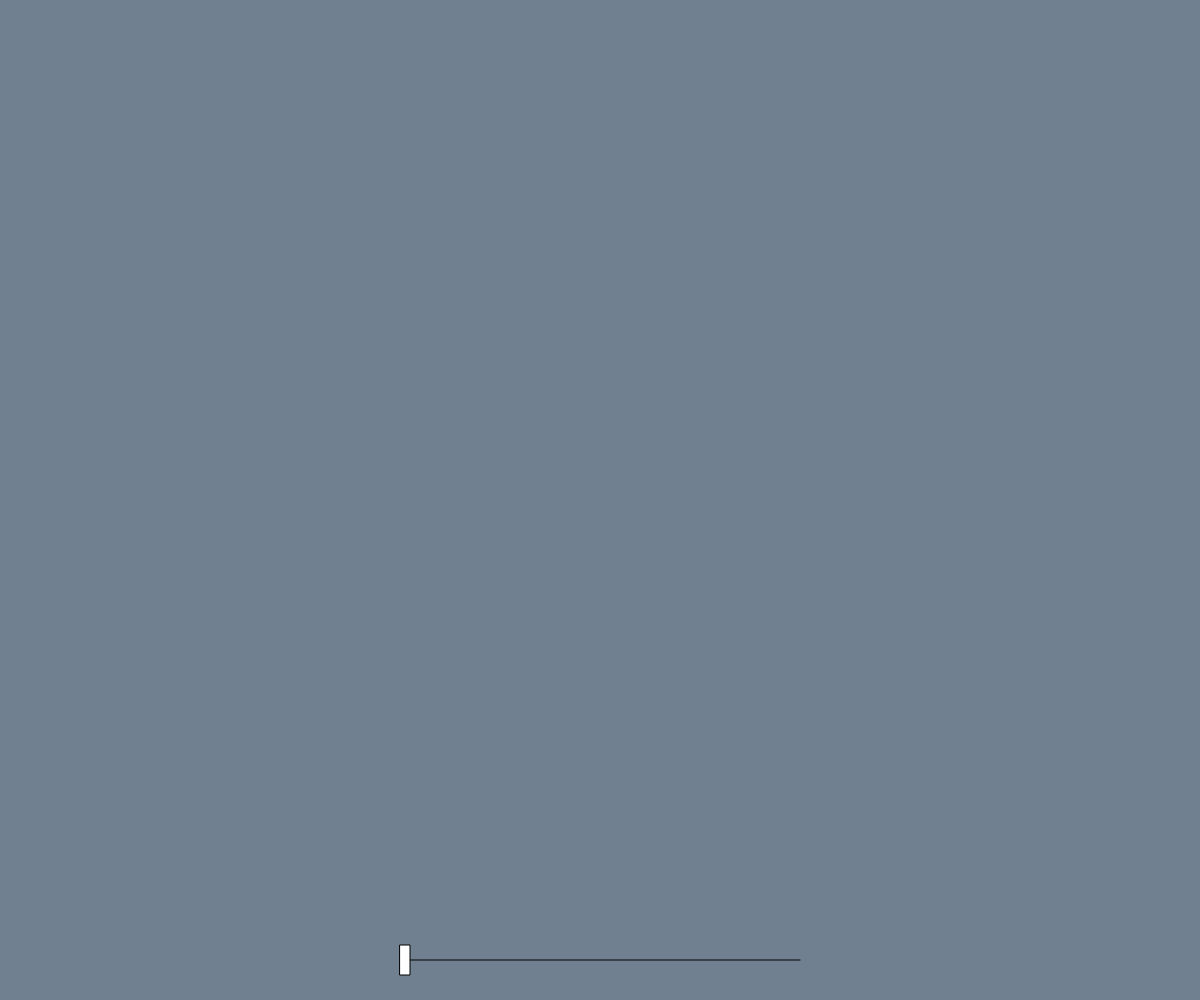
Frame 1 (no input)
Frame 60 (no input): identical to frame 1, image omitted
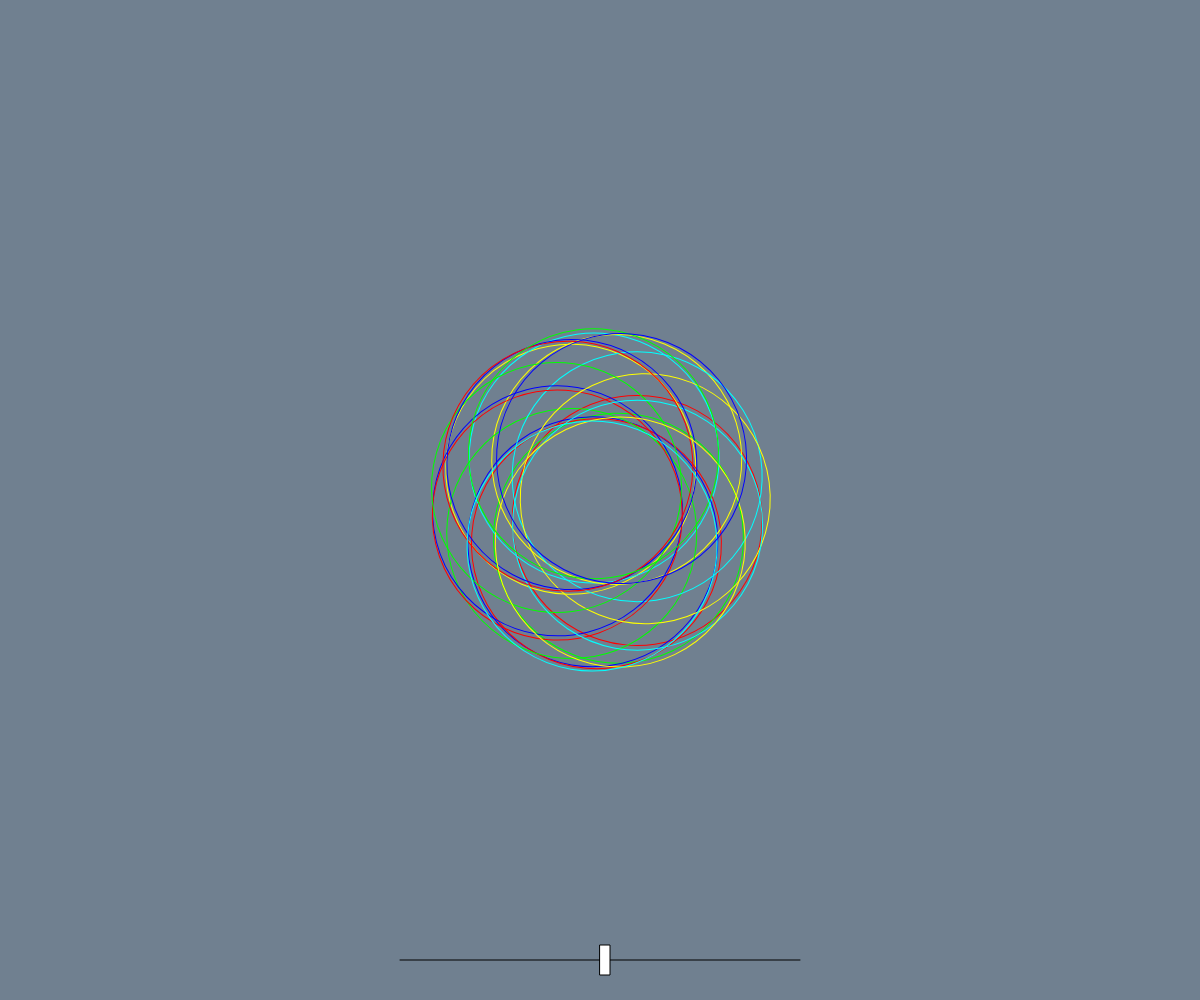
Frame 120 (the mouse pressed at the canvas centre since frame 60)

The p5.js sketch that drew these frames (run headless with seeded random() and noise() and a simulated clock; from frame 60 on, the mouse is pressed at the canvas centre):

// p5.js sketch
// ── sketch.js
function setup() {
  
  // Canvas will be size of window
  createCanvas(windowWidth, windowHeight);
  
  // HSB colorMode so we can more easily select a range of colors later
  colorMode(HSB);
  radians(DEGREES);
}

function draw() {
  background('slategrey');
  
  // Length of slider at bottom of canvas
  var sliderLength = 400;
  
  // map() is used to remap one value to another
  // The first value is the value on which the conversion will take place
  // The second and third values give the upper and lower bounds of the incoming value
  // The fourth and fifth values give the upper and lower bounds of the remapped value so a conversion can take place
  // Here we're remapping the mouse position on the x axis to the slider at the bottom
  var sliderPos = map(mouseX, 0, width, ((width / 2) - sliderLength / 2), ((width / 2) + sliderLength / 2));
  
  // Maps the width of the circle relative to the mouse position on the x axis
  // Maximum circle size is 500px
  var circleSize = map(mouseX, 0, width, 0, 500);

  // This generates the slider at the bottom of the canvas
  // First we generate the line at the size stores in sliderLength
  // We then generate the sectangle toggle
  line(((width / 2) - sliderLength / 2), (height - 40), ((width / 2) + sliderLength / 2), (height - 40));
  rect(sliderPos, (height - 55), 10, 30);

  // Iterate over this entire block 4 times
  for (var i = 0; i < 4; i++) {
    
    // Generate each circle with a different HSB angle
    for (var angle = 0; angle < 255; angle += 60) {
      
      // Start new drawing state
      // This is reset with pop()
      push();
      
      // Center circles
      translate(width / 2, height / 2);
      
      // Rotate off-axis
      rotate(frameCount * 0.05);
      
      // Rotate around center
      rotate(angle + 20 * i);
      
      // Separate each set of circles by transforming them 30px away from each other
      translate(30, 30);
      
      // Don't fill the ellipse ahead so it is transparent
      noFill();
      
      // Stroke the ellipse with the current angle value in HSB
      stroke(angle, 100, 100);
      
      // Offset by i, and a size set by circleSize
      ellipse(i, i, circleSize, circleSize);
      
      // Reset drawing state
      pop();

    }
    
  }

}
